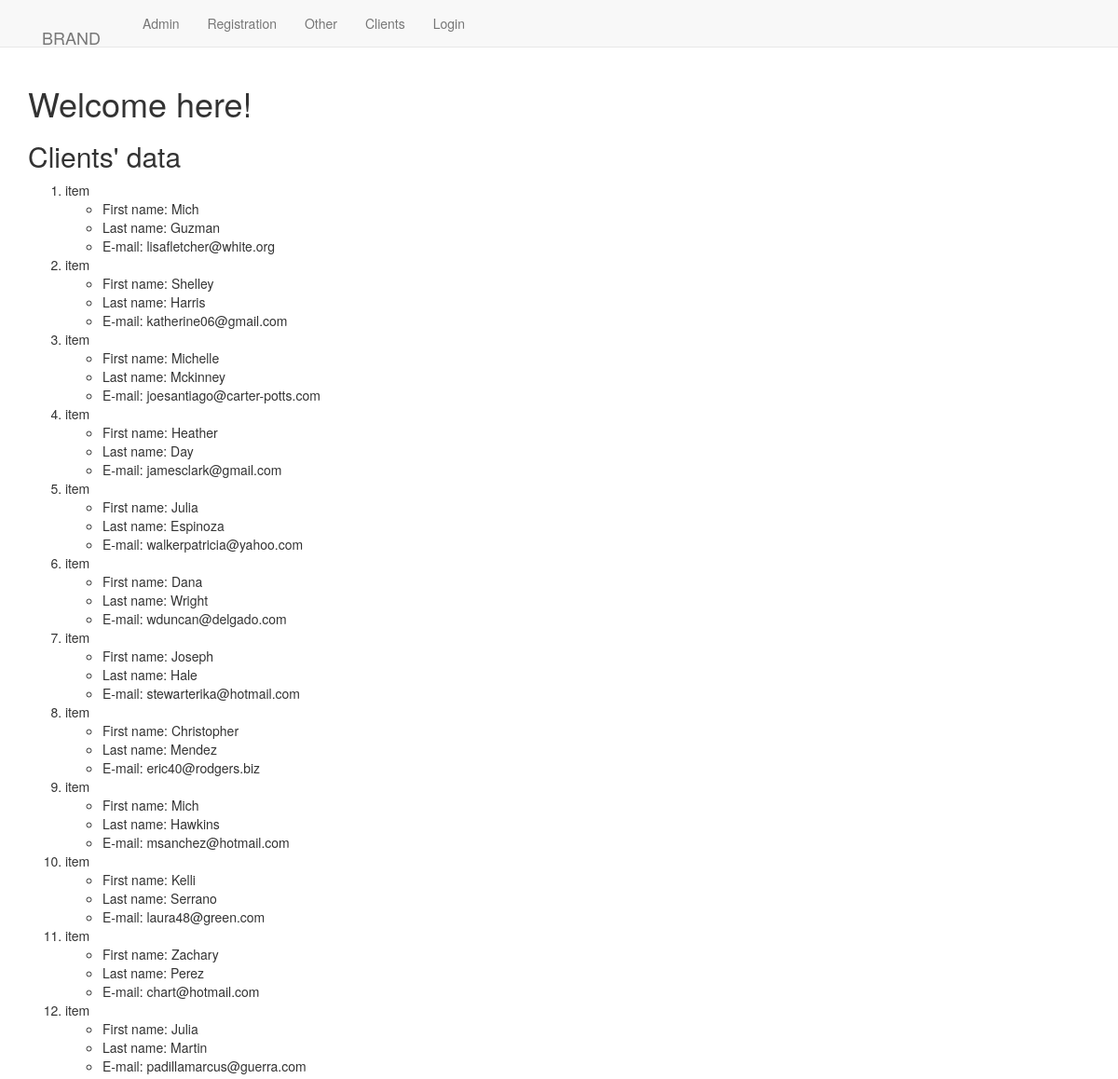
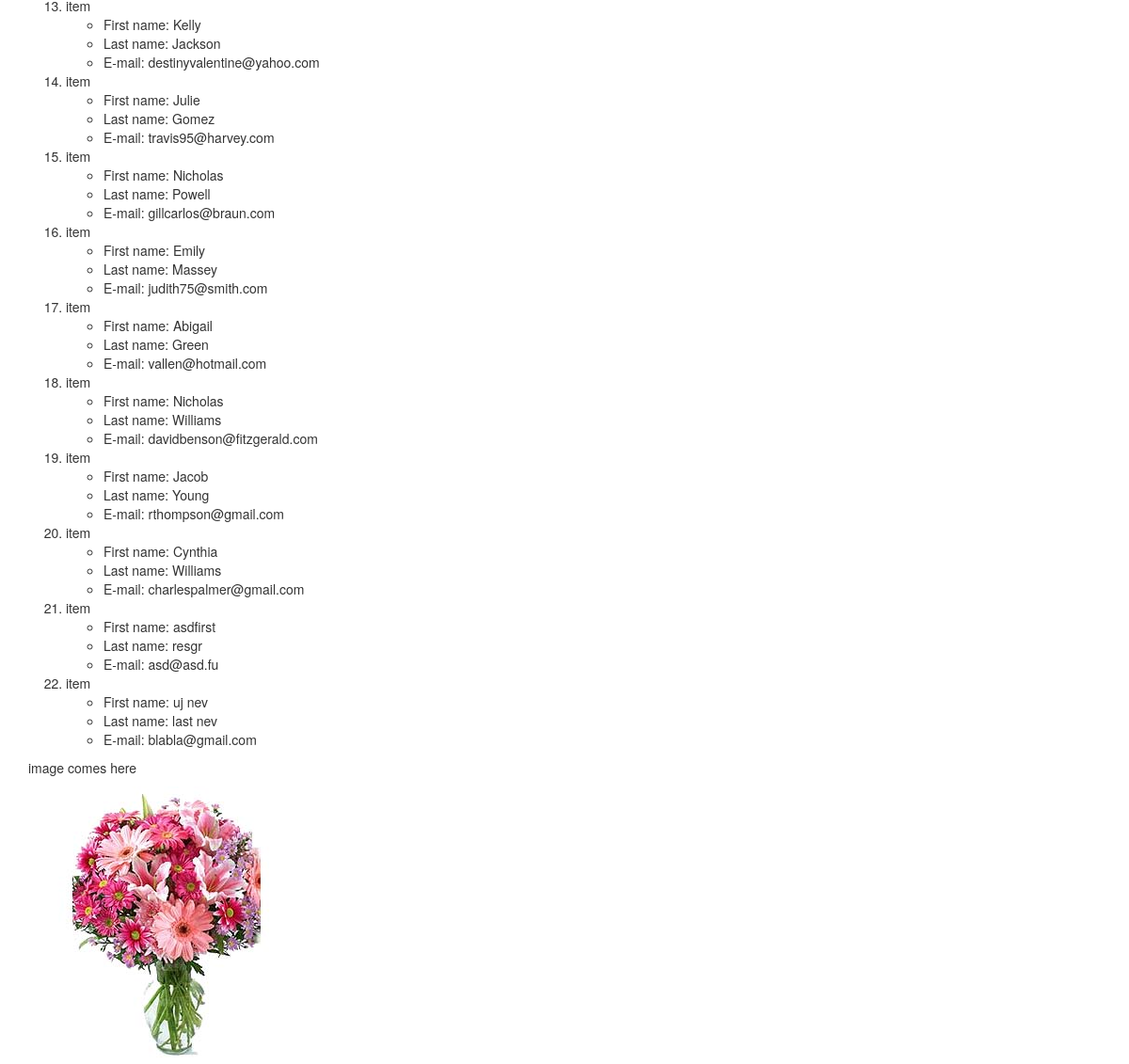
The app's page /app1/clients/ with its own data (2 pictures, top to bottom).
### app1/models.py (models this page shows, shortened)
class Clients(models.Model):
    FIRST_NAME = models.CharField(max_length=254)
    LAST_NAME = models.CharField(max_length=254)
    E_MAIL = models.CharField(max_length=254)

### app1/views.py (the view)
def clients(request):
    client_arr = Clients.objects.all()
    my_dict = {"data": client_arr}
    return render(request, 'app1/client.html', my_dict)

### app1/templatetags/my_extras.py (called while the page is built)
@register.filter(name="cutt")
def cutt(value, arg):
    return value.replace(arg, "")

### templates/app1/client.html
<!DOCTYPE HTML>
{% extends "app1/base.html"%}
{% load staticfiles %}  {%block body_block%}
{% load my_extras %}
<h1>Welcome here!</h1>
<h2>Clients' data</h2>
{% if data %}
<ol>
	{% for entry in data %}
	<li>item
		<ul>
			<li>First name: {{ entry.FIRST_NAME|cutt:"ael" }}</li>
			<li>Last name: {{ entry.LAST_NAME }}</li>
			<li>E-mail: {{ entry.E_MAIL }}</li>
		</ul>
	</li> {% endfor %}
</ol>
{% else %}
<p>NO DATA FOUND!</p>
{% endif %}
<p>image comes here</p>
<img src="{% static 'images/pink.jpg' %}" alt="something went wrong">
</body>
{%endblock%}

### templates/app1/base.html (shortened to what this page needs)
<!DOCTYPE HTML>
<head>
<link rel="stylesheet" href="https://maxcdn.bootstrapcdn.com/bootstrap/3.3.7/css/bootstrap.min.css">
</head>
<body>
	<nav class="navbar navbar-default navbar-static-top">
		<div class="container">
			<ul class="nav navbar-nav">
				<li class="navbar-brand"><a href="{%url 'index'%}">BRAND</a></li>
				<li class="navbar-link"><a href="{%url 'admin:index'%}">Admin</a></li>
				<li class="navbar-link"><a href="{%url 'app1:register'%}">Registration</a></li>
				<li class="navbar-link"><a href="{%url 'app1:other'%}">Other</a></li>
				<li class="navbar-link"><a href="{%url 'app1:clients'%}">Clients</a></li>
				{% if user.is_authenticated %}
				<li class="navbar-link"><a href="{%url 'app1:special'%}">Special</a></li>
				<li class="navbar-link"><a href="{%url 'logout'%}">Logout</a></li>
				{% else %}
				<li class="navbar-link"><a href="{%url 'app1:user_login'%}">Login</a></li>
				{% endif %}
			</ul>
		</div>
	</nav>
	<div class="container">
		{% block body_block %}{% endblock %}
</body>

### records on screen
Clients: FIRST_NAME "Mich", LAST_NAME "Guzman", E_MAIL "lisafletcher@white.org"
Clients: FIRST_NAME "Shelley", LAST_NAME "Harris", E_MAIL "katherine06@gmail.com"
Clients: FIRST_NAME "Michelle", LAST_NAME "Mckinney", E_MAIL "joesantiago@carter-potts.com"
Clients: FIRST_NAME "Heather", LAST_NAME "Day", E_MAIL "jamesclark@gmail.com"
Clients: FIRST_NAME "Julia", LAST_NAME "Espinoza", E_MAIL "walkerpatricia@yahoo.com"
Clients: FIRST_NAME "Dana", LAST_NAME "Wright", E_MAIL "wduncan@delgado.com"
Clients: FIRST_NAME "Joseph", LAST_NAME "Hale", E_MAIL "stewarterika@hotmail.com"
Clients: FIRST_NAME "Christopher", LAST_NAME "Mendez", E_MAIL "eric40@rodgers.biz"
Clients: FIRST_NAME "Mich", LAST_NAME "Hawkins", E_MAIL "msanchez@hotmail.com"
Clients: FIRST_NAME "Kelli", LAST_NAME "Serrano", E_MAIL "laura48@green.com"
Clients: FIRST_NAME "Zachary", LAST_NAME "Perez", E_MAIL "chart@hotmail.com"
Clients: FIRST_NAME "Julia", LAST_NAME "Martin", E_MAIL "padillamarcus@guerra.com"
Clients: FIRST_NAME "Kelly", LAST_NAME "Jackson", E_MAIL "destinyvalentine@yahoo.com"
Clients: FIRST_NAME "Julie", LAST_NAME "Gomez", E_MAIL "travis95@harvey.com"
Clients: FIRST_NAME "Nicholas", LAST_NAME "Powell", E_MAIL "gillcarlos@braun.com"
Clients: FIRST_NAME "Emily", LAST_NAME "Massey", E_MAIL "judith75@smith.com"
Clients: FIRST_NAME "Abigail", LAST_NAME "Green", E_MAIL "vallen@hotmail.com"
Clients: FIRST_NAME "Nicholas", LAST_NAME "Williams", E_MAIL "davidbenson@fitzgerald.com"
Clients: FIRST_NAME "Jacob", LAST_NAME "Young", E_MAIL "rthompson@gmail.com"
Clients: FIRST_NAME "Cynthia", LAST_NAME "Williams", E_MAIL "charlespalmer@gmail.com"
Clients: FIRST_NAME "asdfirst", LAST_NAME "resgr", E_MAIL "asd@asd.fu"
Clients: FIRST_NAME "uj nev", LAST_NAME "last nev", E_MAIL "blabla@gmail.com"
